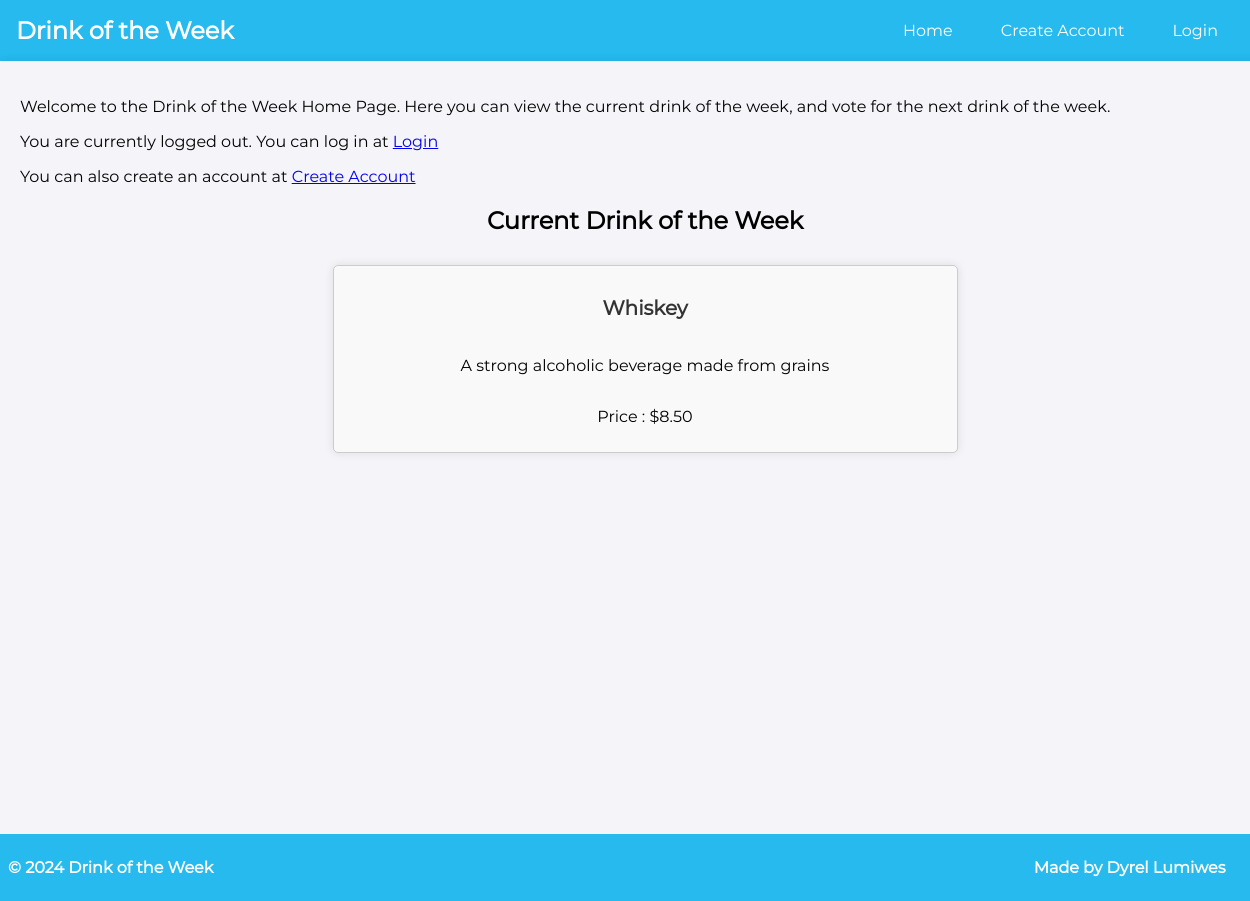
Page /voter/index.php on the earlier database version.
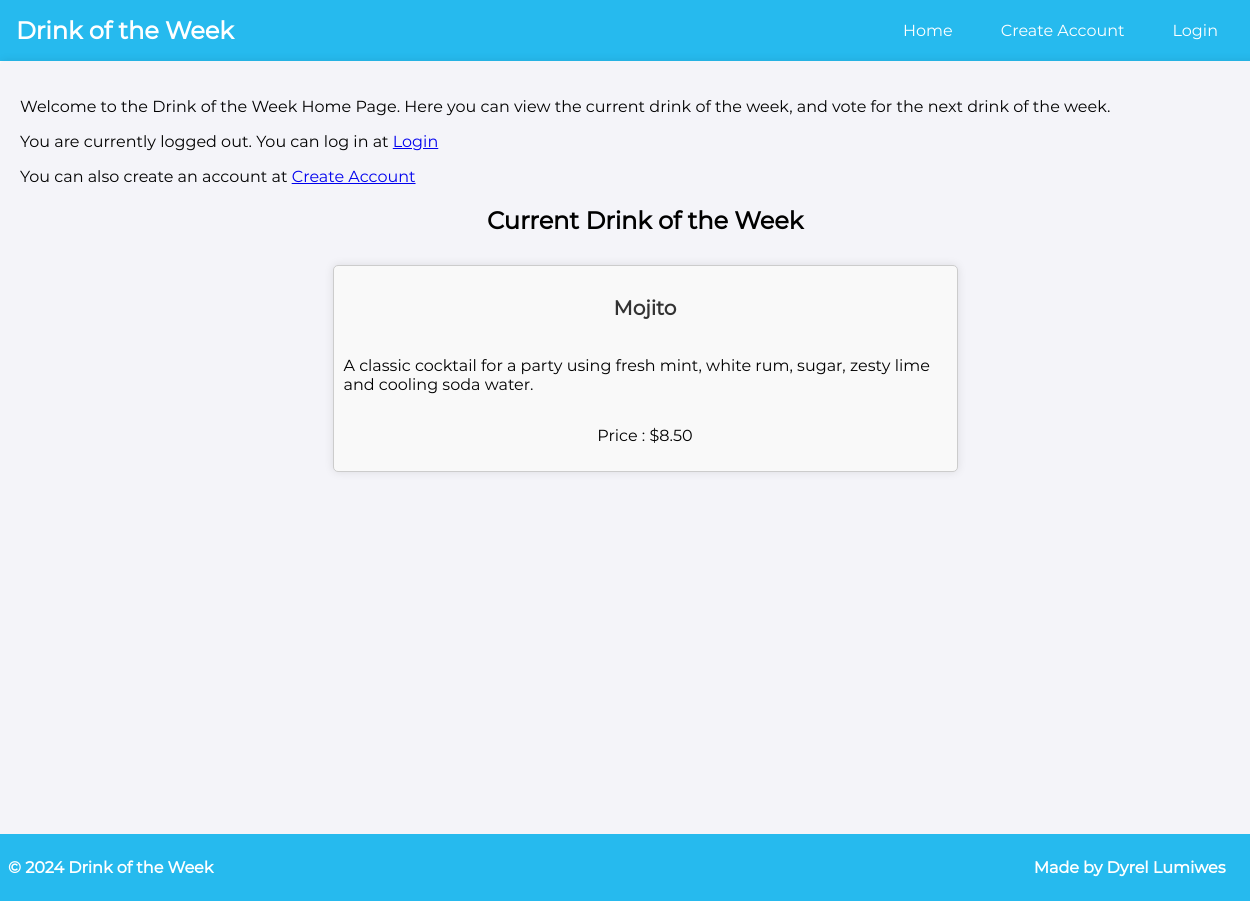
Same page on the later database version.
### tables this page shows
create table Drinks (
    id int primary key auto_increment,
    name_of_drink varchar(255) NOT NULL,
    descripton varchar(255),
    price decimal(10,2),
    rating decimal(10,2),
    likes int default 0
);

### www/voter/index.php (the view, shortened to what this page needs)
<!DOCTYPE HTML PUBLIC "-//IETF//DTD HTML//EN">
<html>
<head>
</head>
<body>
    <div class="container">
        <?php
        $db_host   = '192.168.2.12';
        $db_name   = 'drinksDB';
        $db_user   = 'webuser';
        $db_passwd = 'password';
        $pdo_dsn = "mysql:host=$db_host;dbname=$db_name";
        try {
            $pdo = new PDO($pdo_dsn, $db_user, $db_passwd);
            $pdo->setAttribute(PDO::ATTR_ERRMODE, PDO::ERRMODE_EXCEPTION);
            if (isset($_SESSION["logged_in"]) && $_SESSION["logged_in"] == true) {
                echo "<nav class='navbar'>";
                echo "<div class='navbar-logo'>Drink of the Week</div>";
                echo "<ul class='navbar-links'>";
                echo "<li><a href='index.php'>Home</a></li>";
                echo "<li><a href='logout.php'>Logout</a></li>";
                echo "</ul>";
                echo "</nav>";
            } else {
                echo "<nav class='navbar'>";
                echo "<div class='navbar-logo'>Drink of the Week</div>";
                echo "<ul class='navbar-links'>";
                echo "<li><a href='index.php'>Home</a></li>";
                echo "<li><a href='create-account.php'>Create Account</a></li>";
                echo "<li><a href='login.php'>Login</a></li>";
                echo "</ul>";
                echo "</nav>";
            }
        } catch (PDOException $e) {
            echo "Database error: " . htmlspecialchars($e->getMessage());
            echo "<div class='error-message'>$errorMessage</div>";
        }
        ?>
        <div class = "text-container" >
            <p> Welcome to the Drink of the Week Home Page. Here you can view the current drink of the week, and vote for the next drink of the week. </p>
            <?php
               if (isset($_SESSION["logged_in"]) && $_SESSION["logged_in"] == true) {
                echo "<h3 > <a href='voting-page.php'>Vote for the next drink of the week</a> </h3>";
               }else {
                echo "<p>You are currently logged out. You can log in at <a href='login.php'>Login</a></p>";
                echo "<p> You can also create an account at <a href='create-account.php'>Create Account</a></p>";
               }
            ?>
            <div class="drink-of-the-week-container">
                <h2> Current Drink of the Week </h2>
                <div class="card-item">
                    <?php
                   try{
                    $dotw = $pdo->query(
                        "SELECT * FROM Drinks
                        ORDER by Likes DESC LIMIT 1
                        ");
                        $row = $dotw->fetch();
                        echo "<h3>" . htmlspecialchars($row["name_of_drink"]) . "</h3>";
                        echo "<p>" . htmlspecialchars($row["descripton"]) . "</p>";
                        echo "<p> Price : $" . htmlspecialchars($row["price"]) . "</p>";
                     }catch(PDOException $e){
                        echo "Database error: " . htmlspecialchars($e->getMessage());
                        echo "<div class='error-message'>No drinks selected yet</div>";
                     }
                    ?>
                </div>
            </div>
        </div>
        <div class="footer">
            <p> &copy; 2024 Drink of the Week </p>
            <p> Made by Dyrel Lumiwes </p>
        </div>
    </div>
</body>
</html>

Differences in the rows shown:
changed drinks: name_of_drink "Whiskey" → "Mojito"; descripton "A strong alcoholic beverage made from grains" → "A classic cocktail for a party using fresh mint, white rum, sugar, zesty lime and cooling soda water."
